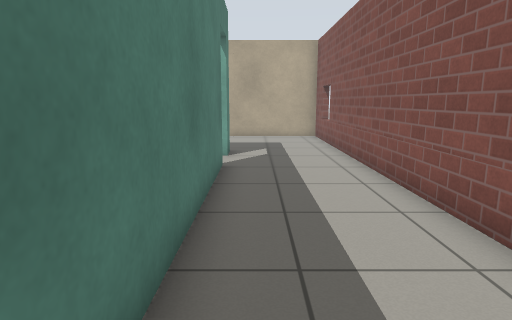
view 1 (above)

13 first-person views from a walk through a Gazebo world. The camera is 0.94 m above the floor, tilts 10° down and sees 75° across. The floor is counted in squares, 0.5 m on a side. Each view is taken from the middle of a square. On the plan, view 1 faces up. The plan holds only what a view shows up to about 17 squares ahead; the rest is blank. Gazebo's built-in surfaces are drawn with simple patterns.

view 2
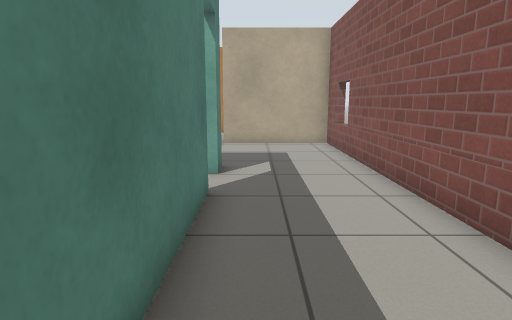

view 3
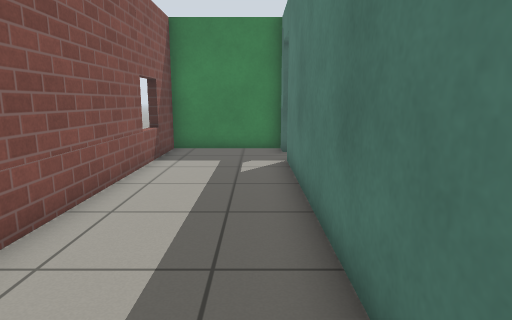

view 4
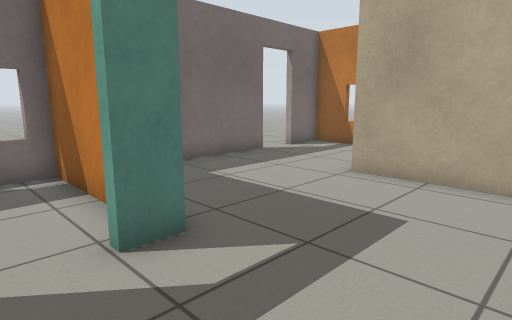

view 5
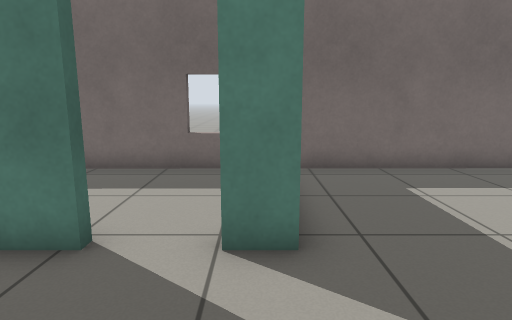

view 6
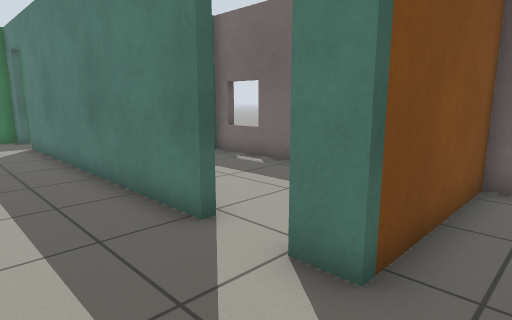

view 7
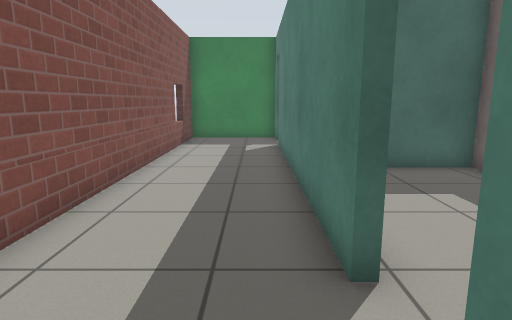

view 8
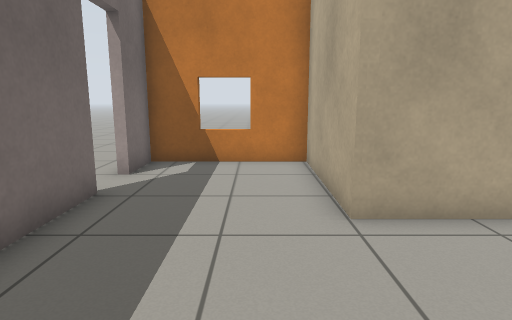

view 9
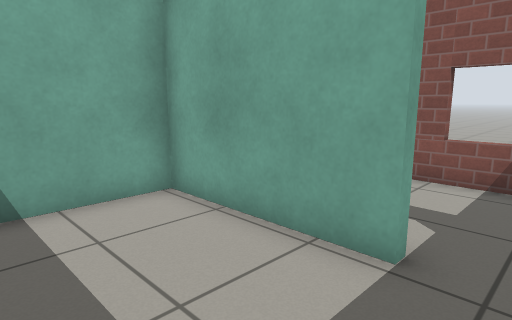

view 10
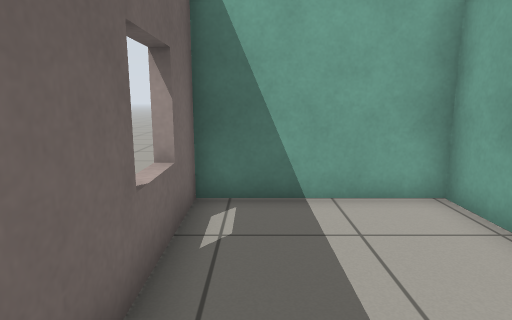

view 11
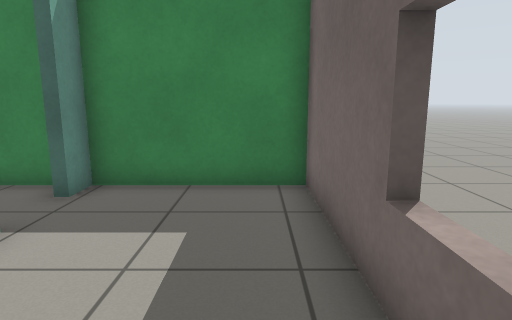

view 12
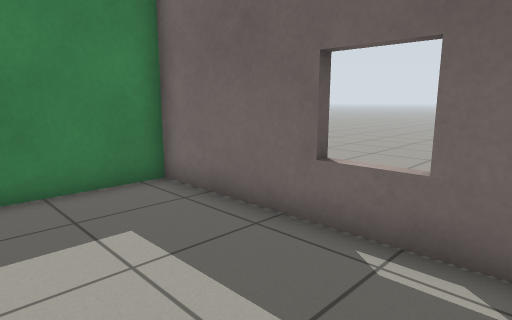

view 13
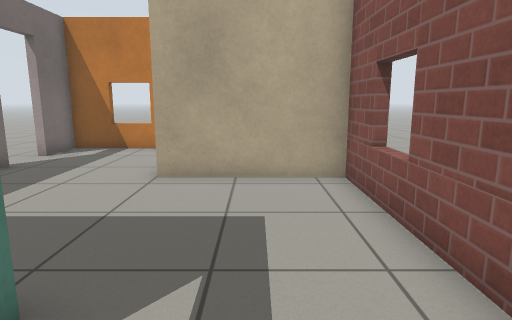

### Floor plan
Ten units are one square. View 1 is at (0, 0); x grows to the right and y downward. Boxes are objects, and circles mark ways between rooms. Rooms are numbered by the first view taken in them; rooms with no view inside come last. Other rooms are left out.
<svg viewBox="-70 -243 112 291">
<path fill="none" stroke="#000" d="M-10 -98 -10 16M-10 -125 -10 -116M37 7 32 7M32 23 37 23M-10 43 33 43 32 -181 -13 -181M-13 -181 -13 -233 -63 -233 -63 -214M-63 -198 -62 -125 -10 -125M-48 -238 -48 -233M-13 16 -13 -33 -62 -33 -61 43 -13 43M-31 -122 -62 -122 -62 -36 -38 -36"/>
<circle cx="-10" cy="-150" r="3" fill="#2a7"/>
<circle cx="-10" cy="25" r="3" fill="#2a7"/>
<circle cx="-10" cy="-105" r="3" fill="#2a7"/>
<text x="10" y="-70">1</text>
<text x="-40" y="-180">2</text>
<text x="-40" y="0">3</text>
<text x="-40" y="-80">4</text>
</svg>
Room 1 opens to room 2. Room 1 opens to room 3. Room 1 opens to room 4.

Where each view was taken, in squares from view 1:
view 1: 0 up, 0 right, facing up
view 2: 3 up, 0 right, facing up
view 3: 9 up, 0 right, facing down
view 4: 10 up, 3 right, facing up-left
view 5: 12 up, 3 right, facing left
view 6: 14 up, 2 right, facing down-left
view 7: 13 up, 0 right, facing down
view 8: 13 up, 3 left, facing up
view 9: 3 down, 5 left, facing up-right
view 10: 3 down, 5 left, facing up
view 11: 3 up, 5 left, facing down
view 12: 3 up, 2 left, facing down-left
view 13: 10 up, 1 right, facing up
